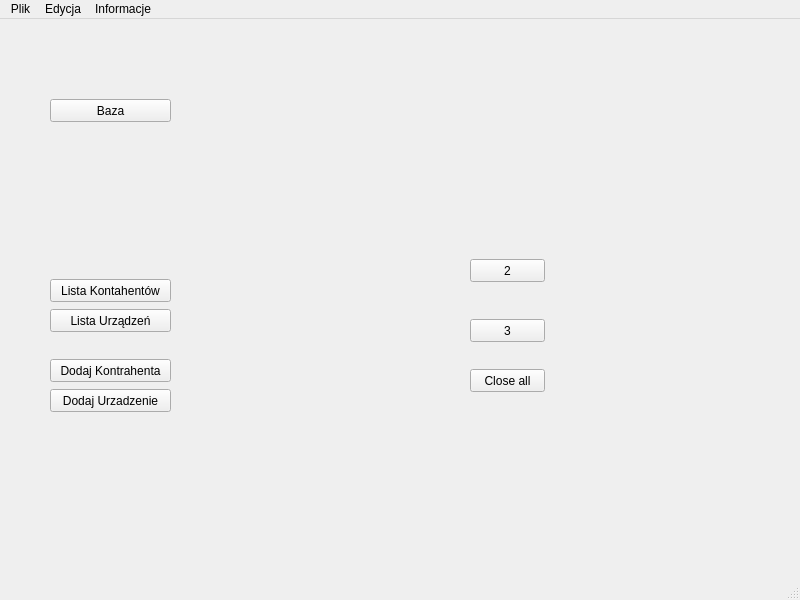
<?xml version="1.0" encoding="UTF-8"?>
<ui version="4.0">
 <class>MainWindow</class>
 <widget class="QMainWindow" name="MainWindow">
  <property name="geometry">
   <rect>
    <x>0</x>
    <y>0</y>
    <width>800</width>
    <height>600</height>
   </rect>
  </property>
  <property name="windowTitle">
   <string>MainWindow</string>
  </property>
  <widget class="QWidget" name="centralwidget">
   <widget class="QPushButton" name="pushButton">
    <property name="geometry">
     <rect>
      <x>50</x>
      <y>80</y>
      <width>121</width>
      <height>23</height>
     </rect>
    </property>
    <property name="text">
     <string>Baza</string>
    </property>
   </widget>
   <widget class="QPushButton" name="pushButton_2">
    <property name="geometry">
     <rect>
      <x>470</x>
      <y>240</y>
      <width>75</width>
      <height>23</height>
     </rect>
    </property>
    <property name="text">
     <string>2</string>
    </property>
   </widget>
   <widget class="QPushButton" name="pushButton_3">
    <property name="geometry">
     <rect>
      <x>470</x>
      <y>300</y>
      <width>75</width>
      <height>23</height>
     </rect>
    </property>
    <property name="text">
     <string>3</string>
    </property>
   </widget>
   <widget class="QPushButton" name="pushButton_4">
    <property name="geometry">
     <rect>
      <x>470</x>
      <y>350</y>
      <width>75</width>
      <height>23</height>
     </rect>
    </property>
    <property name="text">
     <string>Close all</string>
    </property>
   </widget>
   <widget class="QPushButton" name="pushButton_5">
    <property name="geometry">
     <rect>
      <x>50</x>
      <y>340</y>
      <width>121</width>
      <height>23</height>
     </rect>
    </property>
    <property name="text">
     <string>Dodaj Kontrahenta</string>
    </property>
   </widget>
   <widget class="QPushButton" name="pushButton_6">
    <property name="geometry">
     <rect>
      <x>50</x>
      <y>370</y>
      <width>121</width>
      <height>23</height>
     </rect>
    </property>
    <property name="text">
     <string>Dodaj Urzadzenie</string>
    </property>
   </widget>
   <widget class="QPushButton" name="pushButton_7">
    <property name="geometry">
     <rect>
      <x>50</x>
      <y>260</y>
      <width>121</width>
      <height>23</height>
     </rect>
    </property>
    <property name="text">
     <string>Lista Kontahentów</string>
    </property>
   </widget>
   <widget class="QPushButton" name="pushButton_8">
    <property name="geometry">
     <rect>
      <x>50</x>
      <y>290</y>
      <width>121</width>
      <height>23</height>
     </rect>
    </property>
    <property name="text">
     <string>Lista Urządzeń</string>
    </property>
   </widget>
  </widget>
  <widget class="QMenuBar" name="menubar">
   <property name="geometry">
    <rect>
     <x>0</x>
     <y>0</y>
     <width>800</width>
     <height>21</height>
    </rect>
   </property>
   <widget class="QMenu" name="menuPlik">
    <property name="title">
     <string>Plik</string>
    </property>
    <addaction name="actionZapisz"/>
    <addaction name="actionEksportuj"/>
    <addaction name="separator"/>
    <addaction name="actionWyj_cie"/>
   </widget>
   <widget class="QMenu" name="menuEdycja">
    <property name="title">
     <string>Edycja</string>
    </property>
    <addaction name="actionKopiuj"/>
    <addaction name="actionWklej"/>
   </widget>
   <widget class="QMenu" name="menuInformacje">
    <property name="title">
     <string>Informacje</string>
    </property>
    <addaction name="actionO_programie"/>
    <addaction name="actionO_autorze"/>
    <addaction name="actionLog"/>
   </widget>
   <addaction name="menuPlik"/>
   <addaction name="menuEdycja"/>
   <addaction name="menuInformacje"/>
  </widget>
  <widget class="QStatusBar" name="statusbar"/>
  <action name="actionZapisz">
   <property name="text">
    <string>Zapisz</string>
   </property>
  </action>
  <action name="actionWyj_cie">
   <property name="text">
    <string>Wyjście</string>
   </property>
  </action>
  <action name="actionEksportuj">
   <property name="text">
    <string>Eksportuj</string>
   </property>
  </action>
  <action name="actionKopiuj">
   <property name="text">
    <string>Kopiuj</string>
   </property>
  </action>
  <action name="actionWklej">
   <property name="text">
    <string>Wklej</string>
   </property>
  </action>
  <action name="actionO_programie">
   <property name="text">
    <string>O programie</string>
   </property>
  </action>
  <action name="actionO_autorze">
   <property name="text">
    <string>O autorze</string>
   </property>
  </action>
  <action name="actionLog">
   <property name="text">
    <string>Log</string>
   </property>
  </action>
 </widget>
 <resources/>
 <connections/>
</ui>
